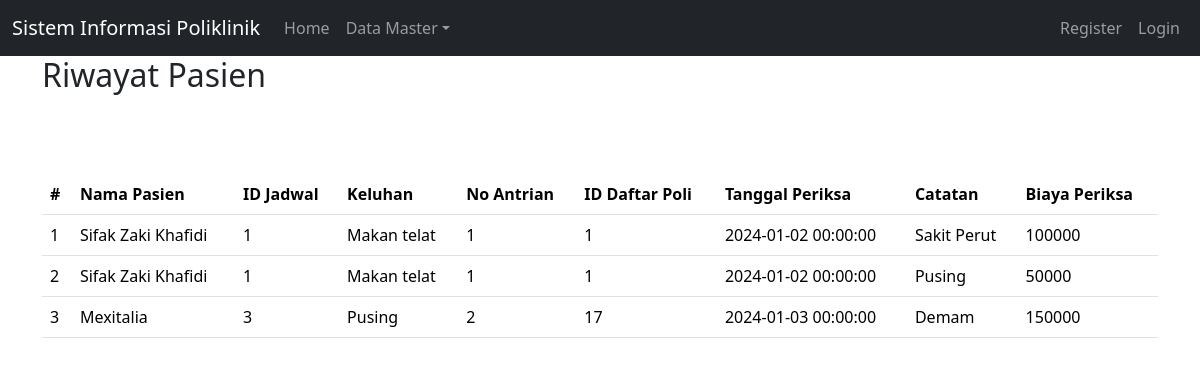
Screenshot of /index.php?page=riwayat_pasien with the database file from the repository.
### tables this page shows
CREATE TABLE `daftar_poli` (
  `id` int(11) UNSIGNED NOT NULL,
  `id_pasien` int(11) UNSIGNED NOT NULL,
  `id_jadwal` int(11) UNSIGNED NOT NULL,
  `keluhan` text NOT NULL,
  `no_antrian` int(10) UNSIGNED NOT NULL
);

CREATE TABLE `pasien` (
  `id` int(11) UNSIGNED NOT NULL,
  `nama` varchar(255) NOT NULL,
  `alamat` varchar(255) NOT NULL,
  `no_ktp` varchar(255) NOT NULL,
  `no_hp` varchar(50) NOT NULL,
  `no_rm` varchar(25) NOT NULL
);

CREATE TABLE `periksa` (
  `id` int(10) UNSIGNED NOT NULL,
  `id_daftar_poli` int(11) UNSIGNED NOT NULL,
  `tgl_periksa` datetime NOT NULL,
  `catatan` text NOT NULL,
  `biaya_periksa` int(11) NOT NULL
);

### riwayat_pasien.php (the view, shortened to what this page needs)
<div class="container">
    <h2>Riwayat Pasien</h2>
<br>
    <?php
include'koneksi.php';
?>
<body>
<div class="container">
    <form class="form row"  method="POST" action="" name="myForm" onsubmit="return(validate());">
    <br>
    <br>
    <table class="table table-hover">
    <table class="table table-hover">
    <thead>
        <tr>
            <th scope="col">#</th>
            <th scope="col">Nama Pasien</th>
            <th scope="col">ID Jadwal</th>
            <th scope="col">Keluhan</th>
            <th scope="col">No Antrian</th>
            <th scope="col">ID Daftar Poli</th>
            <th scope="col">Tanggal Periksa</th>
            <th scope="col">Catatan</th>
            <th scope="col">Biaya Periksa</th>
        </tr>
    </thead>
        <tbody>
    <?php
   $result = mysqli_query($mysqli, "
    SELECT dp.*, p.nama as 'nama_pasien', p.id as 'id_pasien', pr.*
    FROM daftar_poli dp
    LEFT JOIN pasien p ON dp.id_pasien = p.id
    LEFT JOIN periksa pr ON dp.id = pr.id_daftar_poli
    ORDER BY dp.id ASC");
if (mysqli_num_rows($result) > 0) {
    $no = 1;
    while ($data = mysqli_fetch_array($result)) {
        echo "<tr>";
        echo "<td>" . $no++ . "</td>";
        echo "<td>" . (isset($data['nama_pasien']) ? $data['nama_pasien'] : '') . "</td>";
        echo "<td>" . (isset($data['id_jadwal']) ? $data['id_jadwal'] : '') . "</td>";
        echo "<td>" . (isset($data['keluhan']) ? $data['keluhan'] : '') . "</td>";
        echo "<td>" . (isset($data['no_antrian']) ? $data['no_antrian'] : '') . "</td>";
        echo "<td>" . (isset($data['id_daftar_poli']) ? $data['id_daftar_poli'] : '') . "</td>";
        echo "<td>" . (isset($data['tgl_periksa']) ? $data['tgl_periksa'] : '') . "</td>";
        echo "<td>" . (isset($data['catatan']) ? $data['catatan'] : '') . "</td>";
        echo "<td>" . (isset($data['biaya_periksa']) ? $data['biaya_periksa'] : '') . "</td>";
        echo "</tr>";
    }
} else {
    echo "<tr><td colspan='9'>No rows returned.</td></tr>";
}
?>
    </tbody>
    </table>

### index.php (shortened to what this page needs)
<!doctype html>
<html lang="en">
  <head>
    <link href="https://cdn.jsdelivr.net/npm/bootstrap@5.3.2/dist/css/bootstrap.min.css" rel="stylesheet">
  </head>
  <body>
    <nav class="navbar navbar-expand-lg navbar-dark bg-dark">
        <div class="container-fluid">
            <a class="navbar-brand" href="#">Sistem Informasi Poliklinik</a>
            <div class="collapse navbar-collapse" id="navbarNavDropdown">
                <ul class="navbar-nav">
                    <li class="nav-item">
                        <a class="nav-link" aria-current="page" href="index.php">Home</a>
                    </li>
                    <li class="nav-item dropdown">
                        <a class="nav-link dropdown-toggle" href="#" role="button" data-bs-toggle="dropdown" aria-expanded="false">Data Master</a>
                    </li>
                </ul>
                <?php
                if (isset($_SESSION['username'])) {
                ?>
                    <ul class="navbar-nav ms-auto">
                        <li class="nav-item">
                            <a class="nav-link" href="logout.php">Logout (<?php echo $_SESSION['username'] ?>)</a>
                        </li>
                    </ul>
                <?php
                } else {
                ?>
                    <ul class="navbar-nav ms-auto">
                        <li class="nav-item">
                            <a class="nav-link" href="index.php?page=register">Register</a>
                        </li>
                        <li class="nav-item">
                            <a class="nav-link" href="index.php?page=login">Login</a>
                        </li>
                    </ul>
                <?php
                }
                ?>
            </div>
        </div>
    </nav>
    <?php
            if (isset($_GET['page'])) {
                include($_GET['page'] . ".php");
            }
     ?>
  </body>
</html>

### rows the page displays
daftar_poli: id_pasien.nama "Sifak Zaki Khafidi", id_jadwal "1", keluhan "Makan telat", no_antrian "1", periksa.id_daftar_poli "1", periksa.tgl_periksa "2024-01-02 00:00:00", periksa.catatan "Sakit Perut", periksa.biaya_periksa "100000", periksa.catatan "Pusing", periksa.biaya_periksa "50000"
daftar_poli: id_pasien.nama "Mexitalia", id_jadwal "3", keluhan "Pusing", no_antrian "2", periksa.id_daftar_poli "17", periksa.tgl_periksa "2024-01-03 00:00:00", periksa.catatan "Demam", periksa.biaya_periksa "150000"
